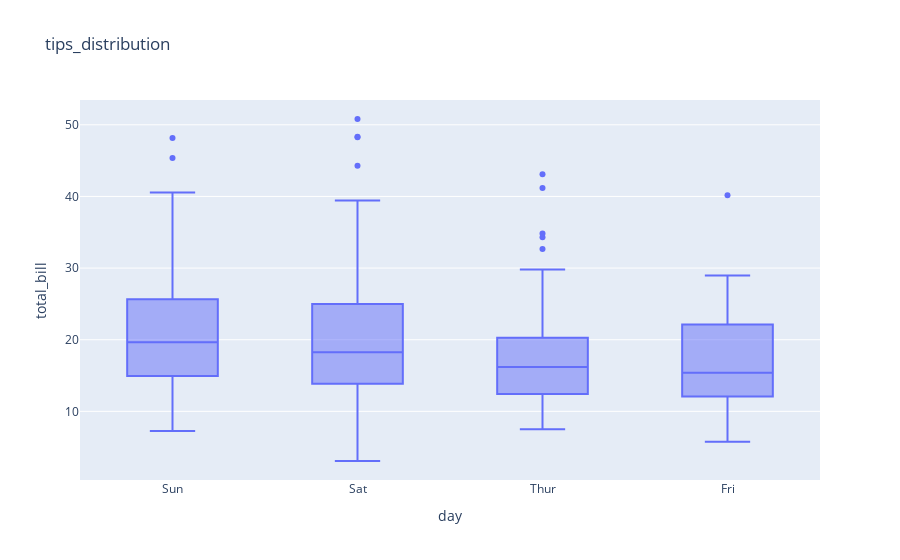

The notebook cell saved with this chart:
### Markdown cell above
### 1. Boxplot

A box plot (or box-and-whisker plot) shows the distribution of quantitative data across categories in a way that facilitates comparisons between variables or across levels of a categorical variable. The box shows the quartiles of the dataset while the whiskers extend to show the rest of the distribution, except for points that are determined to be “outliers” using a method that is a function of the inter-quartile range.

### Code cell
# Creating a box plot for 'total_bill' grouped by 'day' of the week
px.box(data_frame=tips,y="total_bill",x="day",title="tips_distribution")

### Figure 1 — Plotly figure (JSON) as saved in the notebook; plotly's stock layout.template omitted (floating-point values rounded to 4 significant figures; data arrays with more than 128 entries replaced by an {"elided": "..."} marker saying what was removed)
{"data": [{"alignmentgroup": "True", "hovertemplate": "day=%{x}<br>total_bill=%{y}<extra></extra>", "legendgroup": "", "marker": {"color": "#636efa"}, "name": "", "notched": false, "offsetgroup": "", "orientation": "v", "showlegend": false, "type": "box", "x": {"elided": "244 str values"}, "x0": " ", "xaxis": "x", "y": {"elided": "244 float values"}, "y0": " ", "yaxis": "y"}], "layout": {"boxmode": "group", "legend": {"tracegroupgap": 0}, "title": {"text": "tips_distribution"}, "xaxis": {"anchor": "y", "domain": [0, 1], "title": {"text": "day"}}, "yaxis": {"anchor": "x", "domain": [0, 1], "title": {"text": "total_bill"}}}}
